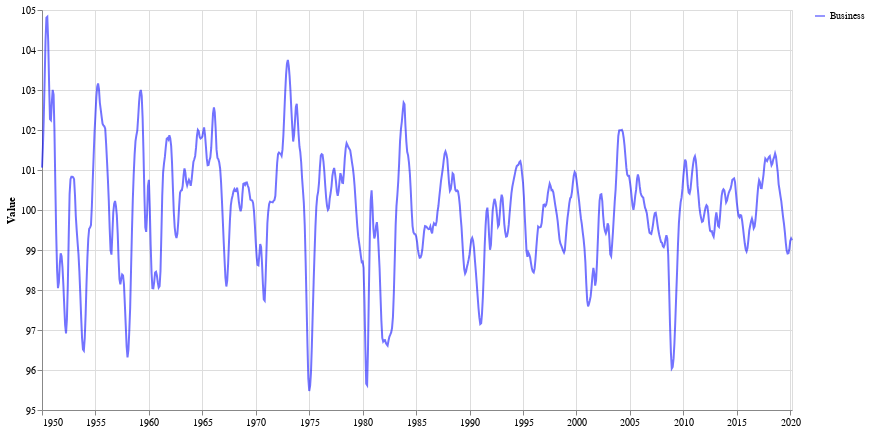

Notebook code for this chart:
### Code cell
bUsaSubset = df_business[df_business['LOCATION'] == 'USA'][['TIME', 'Value']]

business = chartFor(bUsaSubset, 'Business', 'blue')

business.display()

### Figure 1 — Vega-Lite specification as saved in the notebook (floating-point values rounded to 4 significant figures; data arrays with more than 128 entries replaced by an {"elided": "..."} marker saying what was removed)
{"config": {"view": {"continuousWidth": 400, "continuousHeight": 300}}, "data": {"name": "data-402c0d24fd89a6ad5f15c4aa79b6ee09"}, "mark": {"type": "line", "color": "blue"}, "encoding": {"opacity": {"type": "nominal", "field": "label", "legend": {"title": ""}}, "x": {"type": "temporal", "axis": {"title": ""}, "field": "TIME"}, "y": {"type": "quantitative", "field": "Value", "scale": {"zero": false}}}, "height": 400, "transform": [{"calculate": "'Business'", "as": "label"}], "width": 750, "$schema": "https://vega.github.io/schema/vega-lite/v4.8.1.json", "datasets": {"data-402c0d24fd89a6ad5f15c4aa79b6ee09": {"elided": "843 records"}}}
